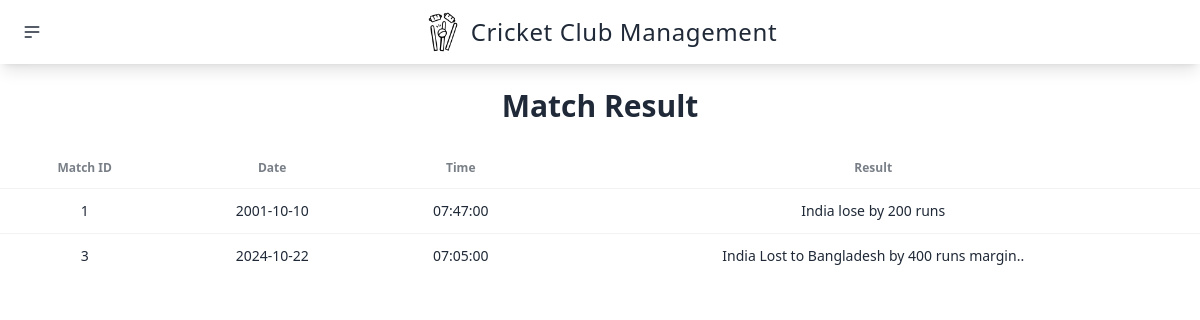
The page /User-Site/display-match.php on the database its author committed.
### tables this page shows
CREATE TABLE `match` (
  `match_id` int(11) UNSIGNED NOT NULL,
  `date` date DEFAULT NULL,
  `time` time DEFAULT NULL,
  `result` varchar(255) DEFAULT NULL,
  `vanue_id` int(11) DEFAULT NULL,
  `scorecard_id` int(11) DEFAULT NULL
);

### User-Site/display-match.php (the view, shortened to what this page needs)
<?php
include '../connect.php';
?>
<!DOCTYPE html>
<html lang="en">
<head>
    <link href="https://cdn.jsdelivr.net/npm/daisyui@4.12.14/dist/full.min.css" rel="stylesheet" type="text/css" />
    <script src="https://cdn.tailwindcss.com"></script>
</head>
<?php include('partials/header.php'); ?>
<body>
    <h1 class="text-center text-3xl font-extrabold p-6">Match Result</h1>
    <div class="overflow-x-auto">
        <table class="table">
            <thead>
                <tr>
                    <th class="text-center">Match ID</th>
                    <th class="text-center">Date</th>
                    <th class="text-center">Time</th>
                    <th class="text-center">Result</th>
                </tr>
            </thead>
            <tbody>
                <?php
                $sql = "SELECT * FROM `match`";
                $matchResult = mysqli_query($conn, $sql);
                if ($matchResult) {
                    while ($row = mysqli_fetch_array($matchResult)) {
                        $match_id = $row['match_id'];
                        $date = $row['date'];
                        $time = $row['time'];
                        $result = $row['result'];
                        echo '<tr>
                        <td class="text-center">' . $match_id . '</td>
                        <td class="text-center">' . $date . '</td>
                        <td class="text-center">' . $time . '</td>
                        <td class="text-center">' . $result . '</td>
                    </tr>';
                    }
                }
                ?>
            </tbody>
        </table>
    </div>
</body>
</html>

### rows shown on the page
match: match_id "1", date "2001-10-10", time "07:47:00", result "India lose by 200 runs"
match: match_id "3", date "2024-10-22", time "07:05:00", result "India Lost to Bangladesh by 400 runs margin.."
